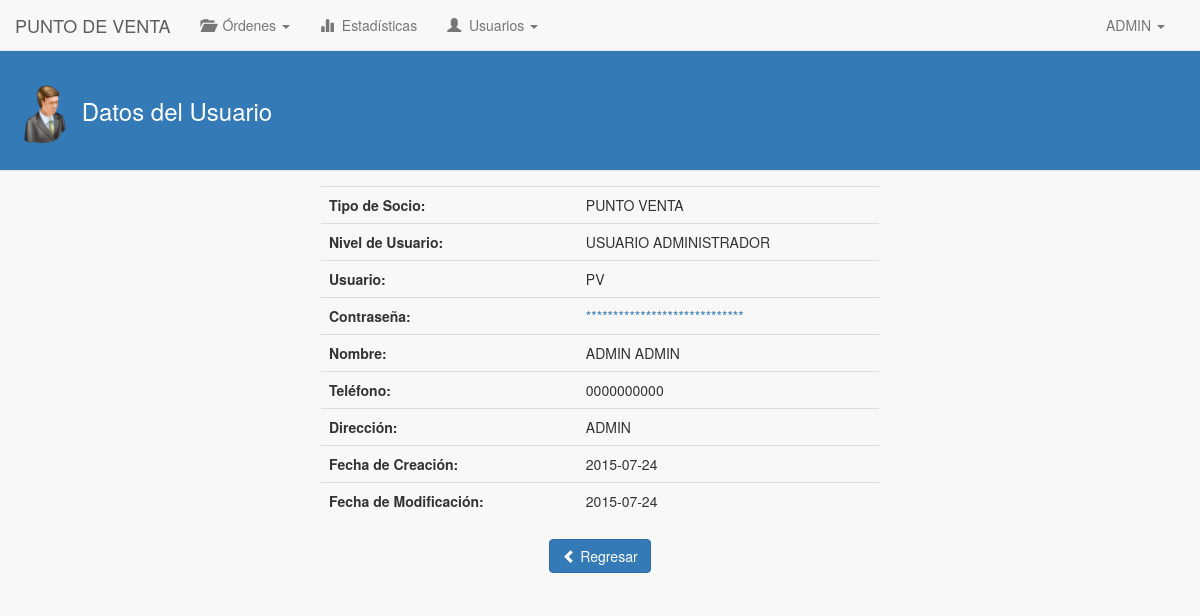
The page /puntoVenta/datosUsuario/index.php (signed in) on the database as committed earlier.
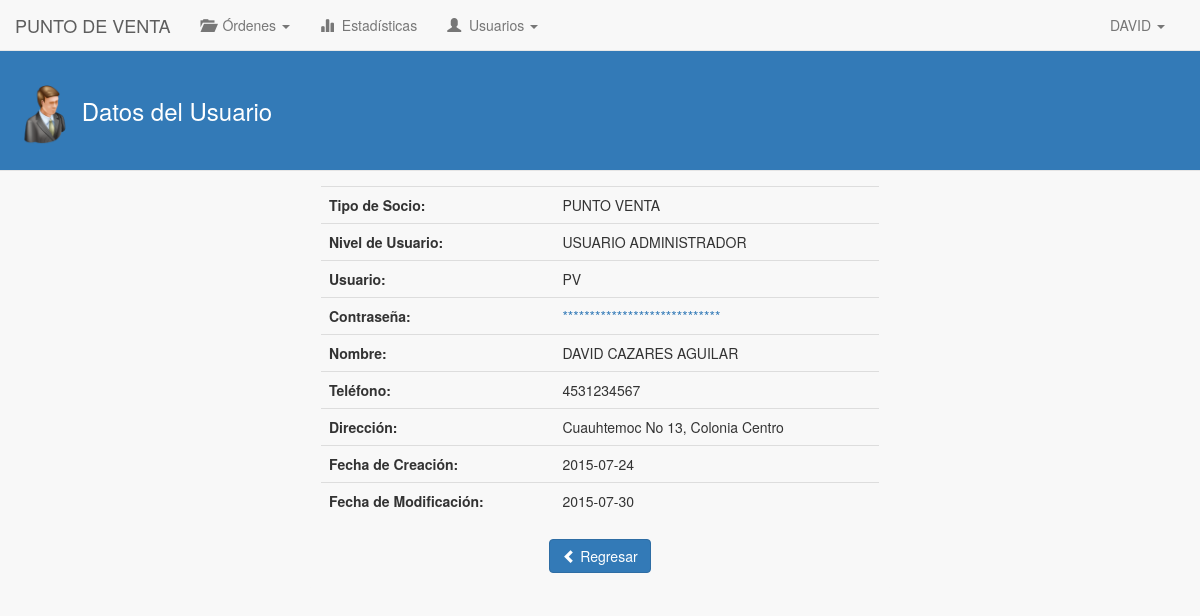
The same page on the database as committed later.
### tables this page shows
CREATE TABLE IF NOT EXISTS `usuario_punto_venta` (
  `id_usuario_pv` int(11) NOT NULL AUTO_INCREMENT,
  `nombre_usuario_pv` varchar(45) NOT NULL,
  `apellidos_usuario_pv` varchar(45) NOT NULL,
  `telefono_usuario_pv` varchar(45) NOT NULL,
  `direccion_usuario_pv` varchar(45) NOT NULL,
  `id_usuario_fk` int(11) NOT NULL,
  `id_punto_venta_fk` int(11) NOT NULL,
  PRIMARY KEY (`id_usuario_pv`),
  KEY `id_usuario_fk_idx` (`id_usuario_fk`),
  KEY `id_usuario_punto_venta_idx` (`id_punto_venta_fk`)
);

CREATE TABLE IF NOT EXISTS `usuarios` (
  `id_usuario` int(11) NOT NULL AUTO_INCREMENT,
  `nombre_usuario` varchar(100) NOT NULL,
  `contrasena_usuario` varchar(45) NOT NULL,
  `tipo_socio_usuario` int(11) NOT NULL,
  `nivel_autorizacion_usuario` int(11) NOT NULL,
  `fecha_creacion_usuario` date NOT NULL,
  `fecha_modificacion_usuario` date NOT NULL,
  `estado_usuario` int(11) NOT NULL,
  PRIMARY KEY (`id_usuario`),
  UNIQUE KEY `nombre_usuario` (`nombre_usuario`)
);

### puntoVenta/datosUsuario/index.php (the view, shortened to what this page needs)
<!DOCTYPE html>
<html>
	<head>
		<link rel="stylesheet" type="text/css" href="../../lib/bootstrap-3.3.5/css/bootstrap.min.css">
		<link rel="stylesheet" type="text/css" href="../../css/estilos.css">
	</head>
	<body>
		<?php
			include('../mod/navbar.php');
		?>
		<div class="contenido-general">
			<div class="modal-header">
        		<h3 class="titulo-header">
        			<img class="img-header" src="../../img/login.png"> Datos del Usuario
        		</h3>
      		</div>
			<div class="contenido-general-2">
				<div class="div-contenedor-form">
		      		<div>
		      			<?php
		      				$consulta = "SELECT usudist.nombre_usuario_pv, usudist.apellidos_usuario_pv, usus.nivel_autorizacion_usuario, usus.fecha_creacion_usuario, usus.fecha_modificacion_usuario, usudist.direccion_usuario_pv, usudist.telefono_usuario_pv FROM usuarios AS usus, usuario_punto_venta AS usudist WHERE usudist.id_usuario_fk = usus.id_usuario AND usus.id_usuario = ".$_SESSION['id_usuario'];
		      				$resultado = mysql_query($consulta);
		      				$row = mysql_fetch_array($resultado);
		      			?>
				      	<div class="modal-body">
				      		<table class="table">
				      			<tbody>
				      				<tr>
				      					<td><strong>Tipo de Socio:</strong></td>
				      					<td>PUNTO VENTA</td>
				      				</tr>
				      				<tr>
				      					<td><strong>Nivel de Usuario:</strong></td>
				      					<td>
				      						<?php
				      							if($row['nivel_autorizacion_usuario'] == 1)
				      								echo "USUARIO ADMINISTRADOR";
				      							else
				      								echo "USUARIO NORMAL";
				      						?>
				      					</td>
				      				</tr>
				      				<tr>
				      					<td><strong>Usuario:</strong></td>
				      					<td><?php echo $_SESSION['nombre_usuario']; ?> </td>
				      				</tr>
				      				<tr>
				      					<td><strong>Contraseña:</strong></td>
				      					<td><a href="../contrasena/">*****************************</a></td>
				      				</tr>
				      				<tr>
				      					<td><strong>Nombre:</strong></td>
				      					<td><?php echo $row['nombre_usuario_pv']." ".$row['apellidos_usuario_pv']; ?></td>
				      				</tr>
				      				<tr>
				      					<td><strong>Teléfono:</strong></td>
				      					<td><?php echo $row['telefono_usuario_pv']; ?></td>
				      				</tr>
				      				<tr>
				      					<td><strong>Dirección:</strong></td>
				      					<td><?php echo $row['direccion_usuario_pv']; ?></td>
				      				</tr>
				      				<tr>
				      					<td><strong>Fecha de Creación:</strong></td>
				      					<td><?php echo $row['fecha_creacion_usuario']; ?></td>
				      				</tr>
				      				<tr>
				      					<td><strong>Fecha de Modificación:</strong></td>
				      					<td><?php echo $row['fecha_modificacion_usuario']; ?></td>
				      				</tr>
				      			</tbody>
				      		</table>
				      		<center>
				      			<a href="../" class="btn btn-primary"><i class="glyphicon glyphicon-chevron-left"></i> Regresar</a>
				      		</center>
				      	</div>
				    </div>
				</div>
			</div>
		</div>
	</body>
</html>

### puntoVenta/mod/navbar.php (shortened to what this page needs)
<?php
	$consulta = "SELECT nombre_usuario_pv FROM usuario_punto_venta WHERE id_usuario_fk = ".$_SESSION['id_usuario'];
	$resultado = mysql_query($consulta);
	$row = mysql_fetch_array($resultado);
	$nombreUsuario = $row['nombre_usuario_pv'];
?>
<nav class="navbar navbar-default navbar-fixed-top" role="navigation">
	<div class="container-fluid">
		<div class="navbar-header">
			<a href="../" class="navbar-brand">PUNTO DE VENTA</a>
		</div>
	  	<div class="collapse navbar-collapse" id="navbar-collapse-01">
	  		<ul class="nav navbar-nav">
				<li class="dropdown">
					<a href="#" class="dropdown-toggle" data-toggle="dropdown" role="button" aria-expanded="false"><span class="glyphicon glyphicon-folder-open"></span> &nbsp;Órdenes <span class="caret"></span></a>
				</li>
				<li><a href="../estadisticas/"><span class="glyphicon glyphicon-stats"></span> &nbsp;Estadísticas</a></li>
				<?php
					if($_SESSION['nivel_socio'] == 1){ ?>
						<li class="dropdown">
	  						<a href="#" class="dropdown-toggle" data-toggle="dropdown" role="button" aria-expanded="false"><span class="glyphicon glyphicon-user"></span> &nbsp;Usuarios <span class="caret"></span></a>
						</li>
					<?php }
				?>
	    	</ul>
	    	<ul class="nav navbar-nav navbar-right">
		        <li class="dropdown">
		          	<a href="#" class="dropdown-toggle" data-toggle="dropdown" role="button" aria-expanded="false"><span class="fui-user"></span> &nbsp;<?php echo $nombreUsuario; ?> <span class="caret"></span></a>
		        </li>
		    </ul>
	  	</div>
	</div>
</nav>

Rows that differ between the two databases and show on the page:
changed usuario_punto_venta: nombre_usuario_pv "ADMIN" → "DAVID"; apellidos_usuario_pv "ADMIN" → "CAZARES AGUILAR"; telefono_usuario_pv "0000000000" → "4531234567"; direccion_usuario_pv "ADMIN" → "Cuauhtemoc No 13, Colonia Centro"; id_usuario_fk.fecha_modificacion_usuario "2015-07-24" → "2015-07-30"
